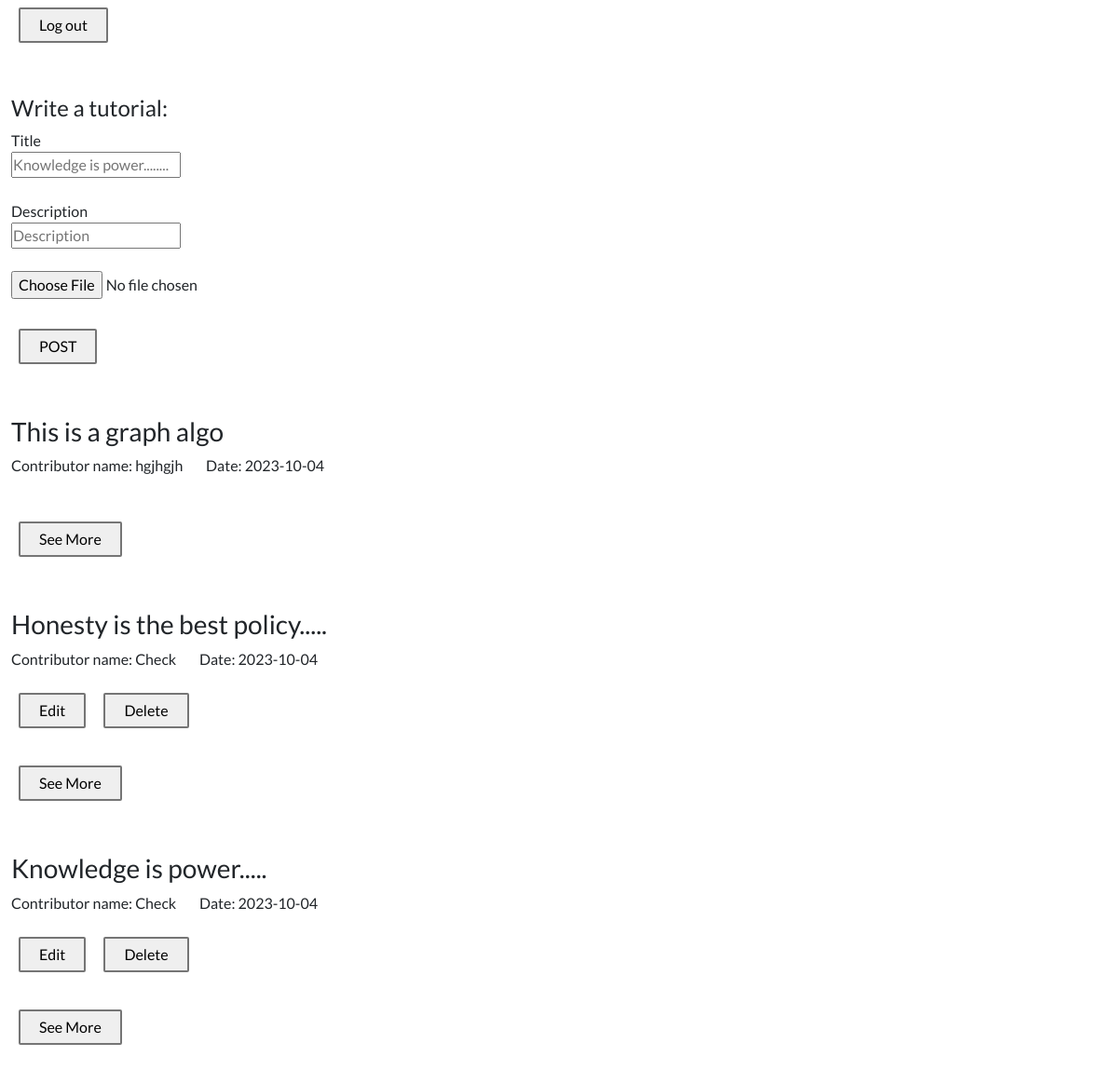
Screenshot of /home.php (signed in) with the database file from the repository.
### tables this page shows
CREATE TABLE `posts` (
  `pId` int(11) NOT NULL,
  `cId` int(11) NOT NULL,
  `title` varchar(255) DEFAULT NULL,
  `content` varchar(255) NOT NULL,
  `modDate` date DEFAULT NULL,
  `img` varchar(255) DEFAULT NULL
);

CREATE TABLE `contributorList` (
  `cId` int(11) NOT NULL,
  `cNama` varchar(255) NOT NULL,
  `cEmail` varchar(255) NOT NULL,
  `cPass` varchar(255) NOT NULL
);

### home.php (the view, shortened to what this page needs)
<!DOCTYPE html>
<html lang="en">
<head>
    <link rel="stylesheet" href="./css/style.css">
    <link rel="stylesheet" href="./css/bootstrap.min.css">
    <link rel="stylesheet" href="./fontawesome-free-6.4.2-web/css/all.css">
</head>
<body>
    <div class="container-fluid">
<?php
if($_SESSION['cId']!=0){ ?>
    <form action="includes/logout.include.php">
        <button id = "main-btn">Log out</button>
    </form><br><br>
    <form  action="includes/addPost.include.php" method="POST" enctype="multipart/form-data">
        <h4>Write a tutorial:</h4>
        <label>Title</label><br>
        <input type="text" name="title" placeholder="Knowledge is power........">
        <br><br>
        <label>Description</label><br>
        <input type="text" name="content" placeholder="Description">
        <br><br>
        <input type="file" name="img"><br><br>
        <button id = "main-btn">POST</button><br><br>
    </form>
    <?php
    }
    else{
        ?>
        <form action="login.php">
            <button id = "main-btn">Log In</button>
        </form><br><br>
        <?php
    }
?>
  <?php
    include 'config.php';
    $res=mysqli_query($conn, "SELECT * FROM `posts` ORDER BY `pId` DESC");
    while($blogs=mysqli_fetch_assoc($res)){
        $tempCId=$blogs['cId'];
        $temp=mysqli_query($conn, "SELECT * FROM `contributorList` where `cId` = $tempCId;");
        $contributor=mysqli_fetch_assoc($temp);
        ?>
        <h3><?php echo $blogs['title']?></h3>
        <p>Contributor name: <?php echo $contributor['cNama']?> &nbsp;&nbsp;&nbsp;&nbsp;&nbsp;&nbsp; Date: <?php echo $blogs['modDate']?></p>
        <?php
            if($blogs['cId']==$_SESSION['cId']){
            ?>
                <div style="display:flex">
                    <form action="editPost.php" method="post">
                        <button id = "main-btn" name="pId" value="<?php echo $blogs['pId']?>">Edit</button>
                    </form>
                    <form action="delete.php" method="post">
                        <button id = "main-btn" name="pId" value="<?php echo $blogs['pId']?>">Delete</button>
                    </form>
                </div>
            <?php
            }
        ?>
        <br>
        <form action="comment.php" method="post">
            <button id = "main-btn" name="pId" value="<?php echo $blogs['pId']?>">See More</button>
        </form>
        <br><br>
        <?php
    }
  ?>
    </div>
</body>
</html>

### css/style.css (style rules this page uses)
* { margin: 0; padding: 0; }
body { font-family: 'Lato', sans-serif !important; }
#main-btn { margin: 0.5rem; padding: 5px 20px; display: flex; border: 2px solid #757575 !important; border-radius: 2px; }

### rows the page displays
posts: title "This is a graph algo", cId.cNama "hgjhgjh", modDate "2023-10-04", $blogs['pId'] 17 (drawn)
posts: title "Honesty is the best policy.....", cId.cNama "Check", modDate "2023-10-04", $blogs['pId'] 4 (drawn)
posts: title "Knowledge is power.....", cId.cNama "Check", modDate "2023-10-04", $blogs['pId'] 1 (drawn)
